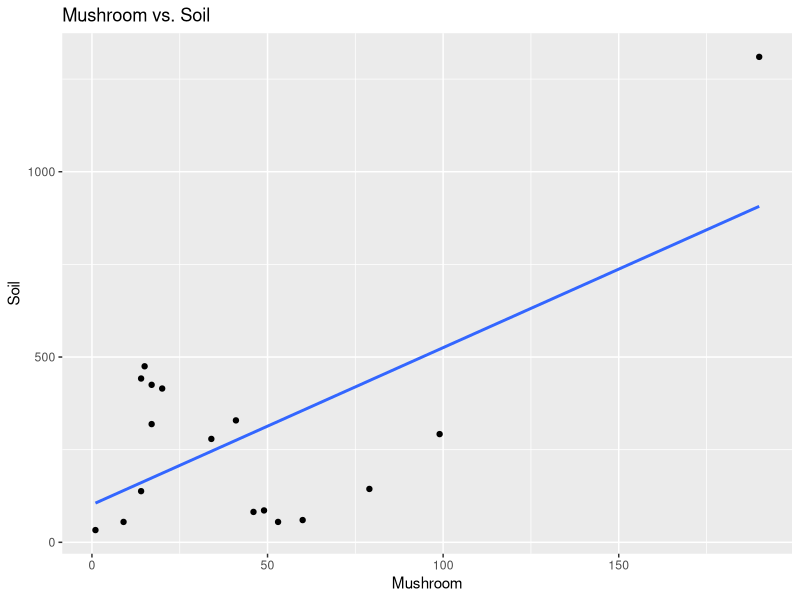
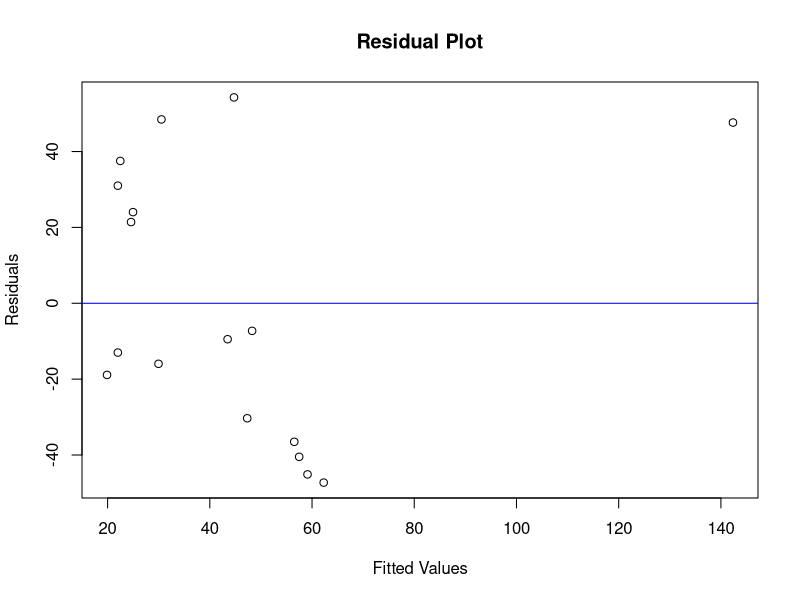

The R source for these figures, in order: (Note: this script raises an error after producing the figures.)
# ============================================
# Project: Regression Diagnostics
# Dataset: Mushroom and Soil Data
# Author: Kaitlyn Hill
#
# Description:
# This analysis fits a linear regression model relating mushroom
# abundance to soil measurements. Diagnostic tools are used to
# evaluate model assumptions and detect influential observations.
#
# Methods:
# - Linear regression
# - Residual diagnostics
# - Cook's distance
# - Standardized residual analysis
# - Log transformation model
# ============================================

# ==== Load Libraries ====
library(ggplot2)
library(MASS)


# ==== Load Dataset ====
path <- read.csv("ex1111.csv")
head(path)


# ==== Exploratory Visualization ====
ggplot(data = path, aes(x = Mushroom, y = Soil)) +
  geom_point() + 
  geom_smooth(method = "lm", se = FALSE) +
  ggtitle("Mushroom vs. Soil")


# ==== Fit Linear Regression Model ====
model <- lm(data = path, Mushroom ~ Soil)
summary(model)


# ==== Residual Diagnostics ====
plot(model$fitted.values, model$residuals,
     xlab = "Fitted Values",
     ylab = "Residuals",
     main = "Residual Plot")
abline(h = 0, col = "blue")


# ==== Cook's Distance (Influential Points) ====
plot(cooks.distance(model1), type = "h",
     ylab = "Cook's Distance", main = "Cook's Distance Plot")
abline(h = 4/length(path$Mushroom), col = "red", lty = 2)


# ==== Standardized Residual Analysis ====
std_res <- rstandard(model1)
plot(std_res, type = "h", main = "Standardized Residuals")
abline(h = c(-2, 2), col = "red", lty = 2)


# ==== Remove Influential Observation (Observation 17) ====
path_no17 <- path[-17, ]
model2 <- lm(Mushroom ~ Soil, data = path_no17)
summary(model2)

ggplot(data = path_no17, aes(x = Mushroom, y = Soil)) +
  geom_point() + 
  geom_smooth(method = "lm", se = FALSE) +
  ggtitle("Mushroom vs. Soil")

plot(model2$fitted.values, model2$residuals,
     xlab = "Fitted Values", ylab = "Residuals",
     main = "Residual Plot (without obs 17)")
abline(h = 0, col = "blue")

model2 <- lm(data = path_no17, Mushroom ~ Soil)
summary(model2)


# ==== Log Transformation Model ====
log_model <- lm(log(Mushroom) ~ log(Soil), data = path)
summary(log_model)


# ==== Diagnostics for Log-Log Model ====
plot(log_model$fitted.values, log_model$residuals,
     xlab = "Fitted Values", ylab = "Residuals",
     main = "Residual Plot (log-log model)")
abline(h = 0, col = "blue")
